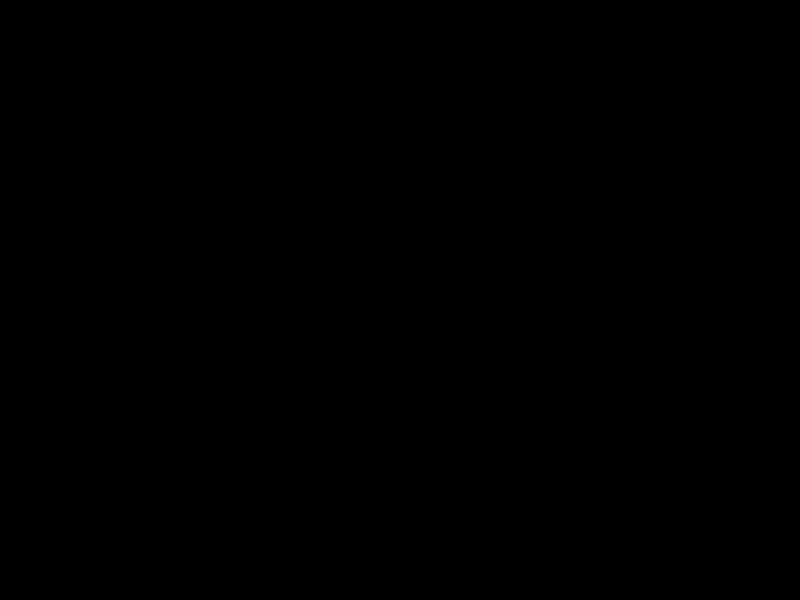
Frame 1 (no input)
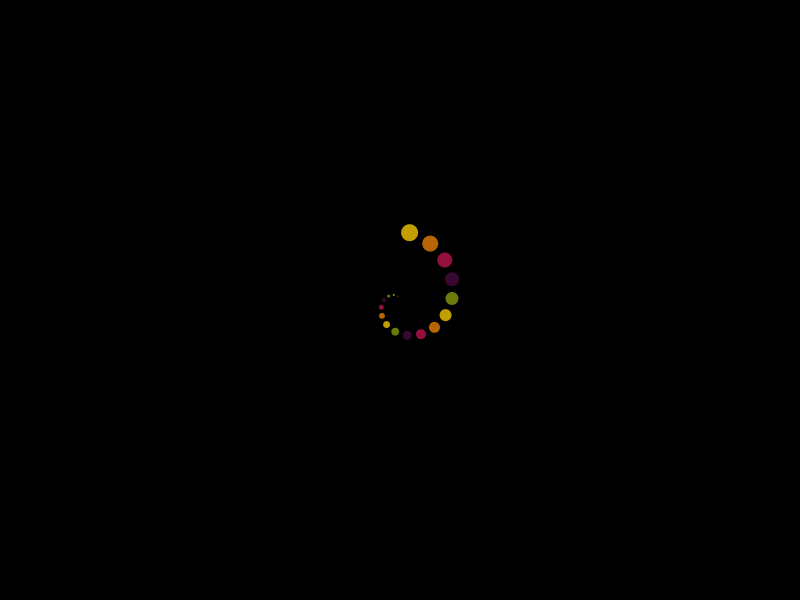
Frame 60 (the mouse pressed at the canvas centre just before this capture)
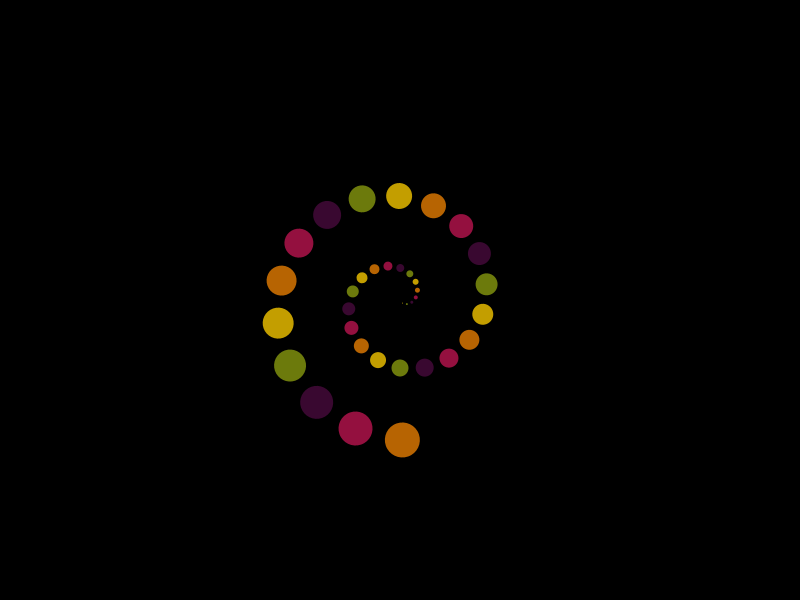
Frame 120 (the mouse held since frame 60 and released just before this capture)

The Processing sketch that drew these frames (run headless with seeded random() and noise(); from frame 60 on, the mouse is pressed at the canvas centre):

// Processing sketch: recursion_sprial_animate
// ── recursion_sprial_animate.pde
/**
 * Recursion_spiral_animated
 * 
 * Using recursion means that you create a function that calls itself.
 * It is important to program an escape condition. Otherwise you create
 * an endless loop.
 */

// Array used as a color palette 
color[] colors = {color(73, 10, 61), color(189, 21, 80), color(233, 127, 2), color(248, 202, 0), color(138, 155, 15)};
int c = 0;
float a =0;
float count = 0;
int dir = 1;

// Array used as a color palette 
void setup() {
  size(800, 600);    // set size of the sketch
  noStroke();        // do not draw a outline
}

void draw() {
  background(0);
  
  // uncomment this and comment background() to get a trailing effect.
  //fill(0,5);
  //rect(0,0,width,height);

  pushMatrix();
  translate(width/2, height/2);
  // rotate the spiral
  rotate(a);
  // call the recursion function
  drawRecursive(0, 0, 0);
  popMatrix();

  // increment the rotation angle
  a += 0.05;
  // increment the counter
  count += dir * 0.3;
  
  // change the direction when count is more then 100 or less then -1
  if (count > 100 || count < -1) {
    dir *= -1;
  }
}


// Recursion function
void drawRecursive(int x, int y, int level) {

  float r = level * 4;      // radius of circle
  float a = level * 0.35;   // rotation angle
  int   s = level * 1;      // size of circle


  // calclulate color index using modulo
  c = c%5;
  
  // Calculate position of ellipse
  float xs = x + r * sin(a);
  float ys = y + r * cos(a);

  // draw the ellipse
  fill(colors[c], 200);
  ellipse(xs, ys, s, s);

  // do the recursive part
  if (level < int(count)) {
    level = level +1;
    c += 1;
    drawRecursive(x, y, level);
  }
}
